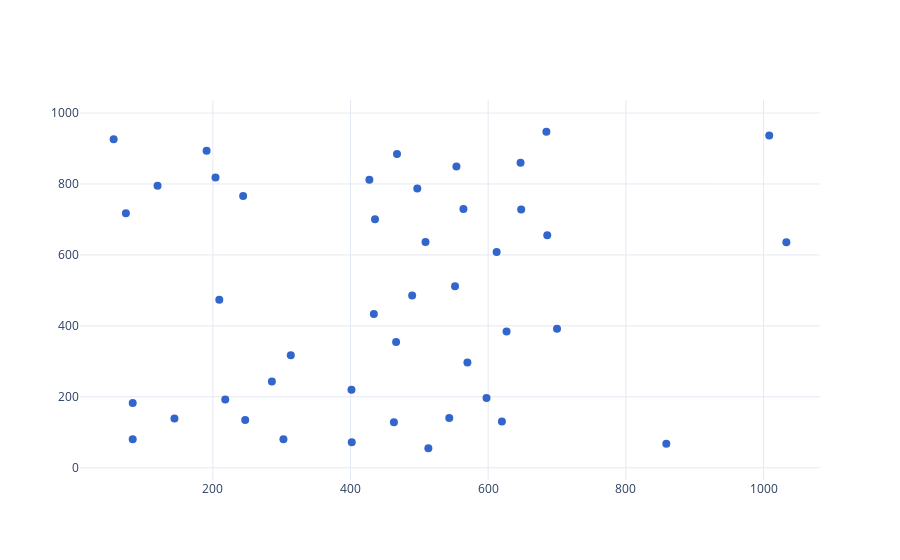

Notebook source saved alongside this figure:
### Code cell
# puncta
fig = plot_single_scatter(
    nuclei[nuclei['image_number']==1],
    x='location_center_x',
    y='location_center_y'
)

fig

### Figure 1 — Plotly figure (JSON) as saved in the notebook; plotly's stock layout.template omitted (floating-point values rounded to 4 significant figures)
{"data": [{"hovertemplate": "location_center_x=%{x}<br>location_center_y=%{y}<extra></extra>", "legendgroup": "", "marker": {"color": "#3366CC", "size": 8, "symbol": "circle"}, "mode": "markers", "name": "", "orientation": "v", "showlegend": false, "type": "scatter", "x": [513.1, 401.8, 858.8, 302.5, 83.56, 463.0, 619.9, 247.0, 543.5, 144.2, 83.56, 218.0, 597.6, 401.4, 285.7, 569.8, 313.2, 466.2, 626.7, 700.0, 433.9, 209.3, 489.5, 551.8, 612.3, 509.0, 1033.0, 685.8, 435.6, 564.0, 73.62, 648.0, 244.0, 497.0, 119.6, 427.4, 203.8, 553.9, 647.0, 467.5, 190.9, 55.84, 684.5, 1008.0], "xaxis": "x", "y": [54.79, 71.89, 67.57, 80.66, 80.27, 128.3, 130.3, 134.6, 140.0, 138.7, 182.4, 192.6, 196.8, 219.6, 243.2, 296.5, 316.8, 354.4, 383.9, 391.6, 433.4, 473.9, 485.7, 511.6, 608.3, 636.5, 636.0, 655.2, 700.5, 729.3, 717.2, 727.9, 766.2, 787.5, 795.0, 812.1, 818.1, 849.2, 859.8, 884.5, 893.8, 926.3, 947.4, 936.6], "yaxis": "y"}], "layout": {"hovermode": "closest", "plot_bgcolor": "rgba(0,0,0,0)", "showlegend": false, "title": {}, "xaxis": {"gridcolor": "#E4EAF2", "range": [6.972, 1082.0], "showgrid": true, "type": "linear"}, "yaxis": {"gridcolor": "#E4EAF2", "range": [-34.48, 1037.0], "showgrid": true, "zeroline": false}}}
